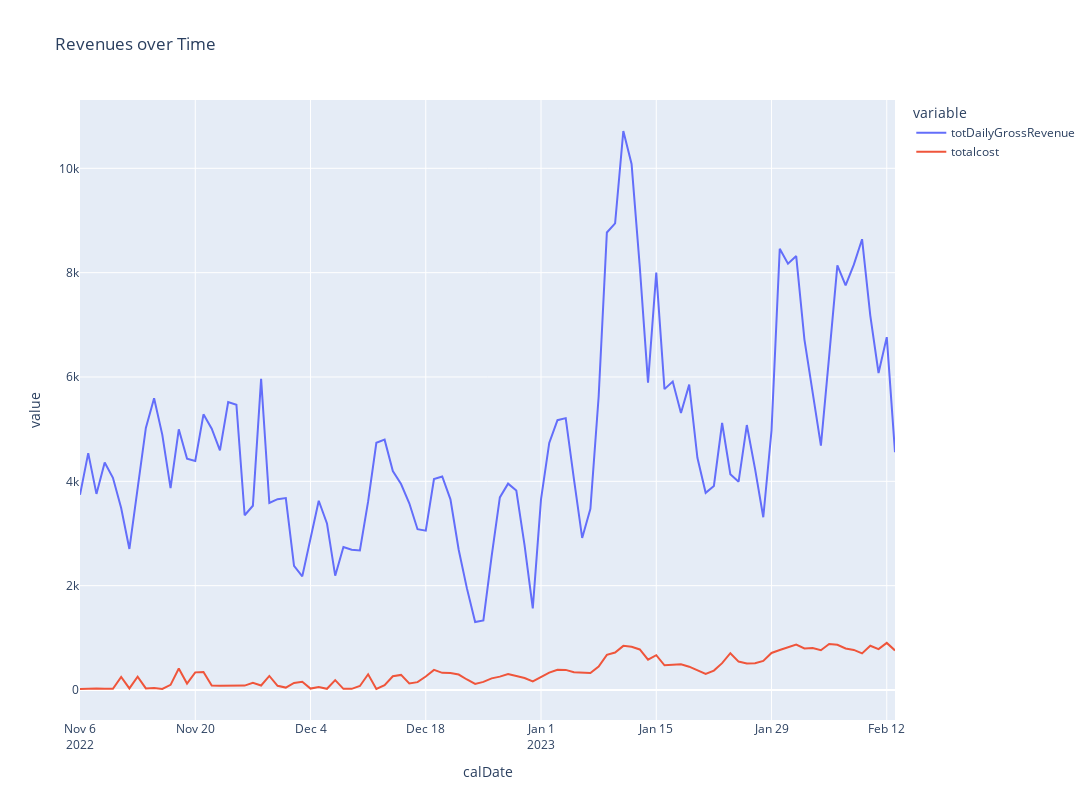

Notebook code for this chart:
### Code cell
fig = px.line(df_final[-100:], x="calDate", y=["totDailyGrossRevenue", 'totalcost'],  title="Revenues over Time")
fig.update_layout(
    autosize=False,
    width=1600,
    height=800,)
fig.show()
#cumulative
